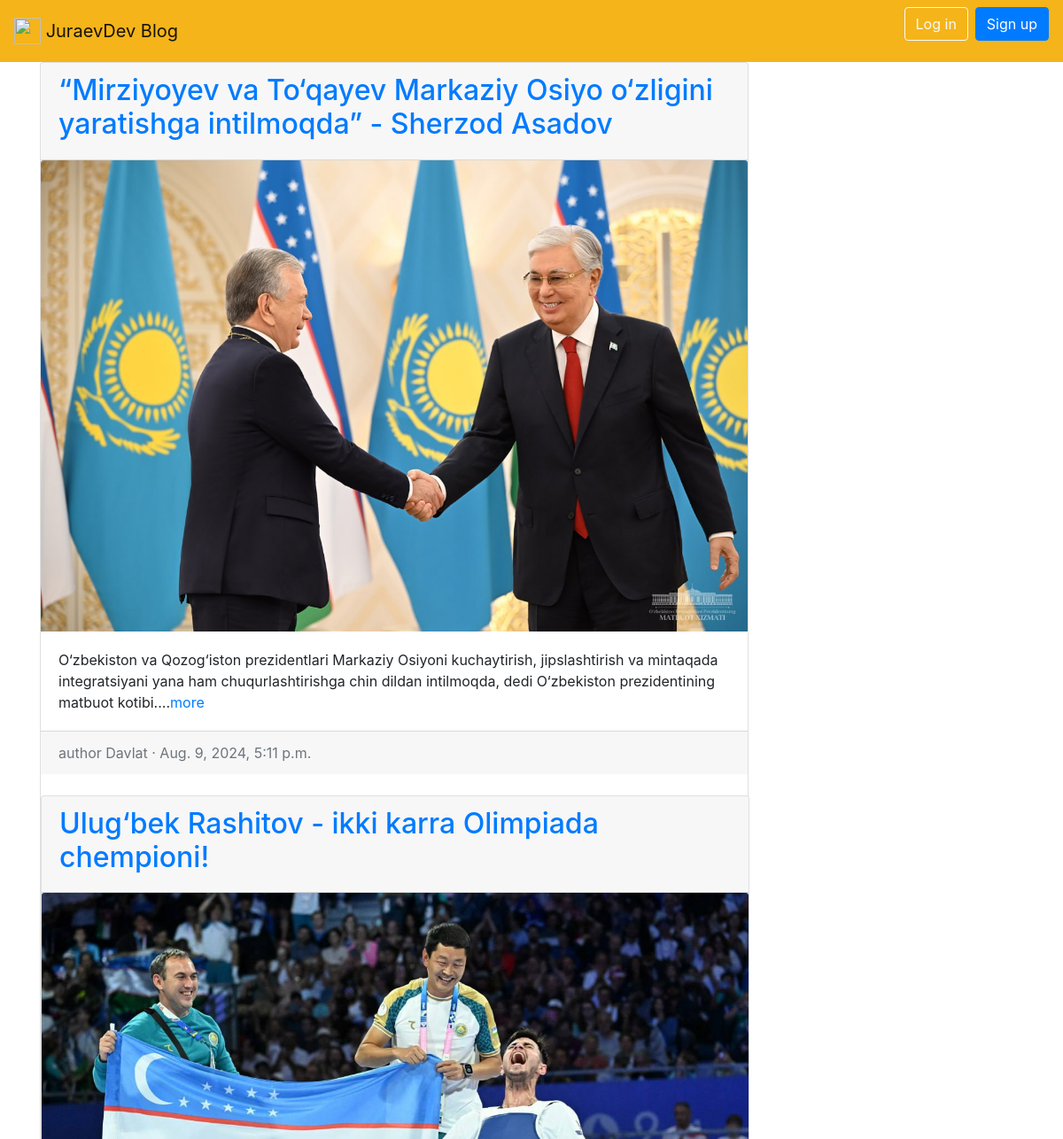
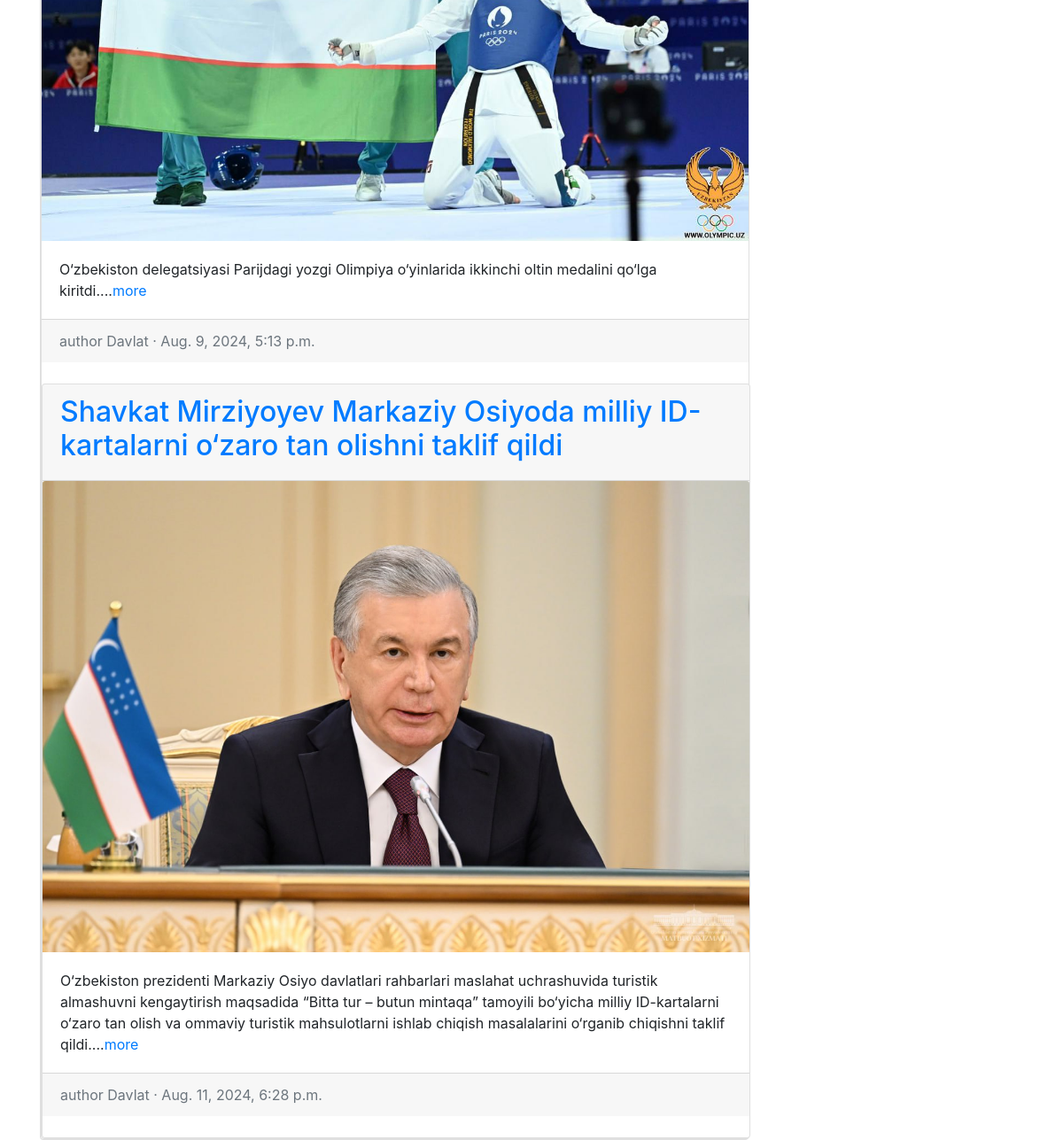
The app's page /articles/ with its own data (2 pictures, top to bottom).
### articles/models.py (models this page shows, shortened)
class Article(models.Model):
    title = models.CharField(max_length=255)
    summary = models.CharField(max_length=400, blank=True)
    body = RichTextField()
    photo = models.ImageField(upload_to='images/', blank=True)
    date = models.DateTimeField(auto_now_add=True)
    author = models.ForeignKey(
        get_user_model(),
        on_delete=models.CASCADE,
    )

### accounts/models.py (models this page shows)
class CustomUser(AbstractUser):
    age = models.PositiveIntegerField(null=True, blank=True)

### articles/views.py (the view)
# urls.py: path('', ArticlelistView.as_view(), name='article_list'),
class ArticlelistView(ListView):
    model = Article
    template_name = 'article_list.html'

### templates/article_list.html (shortened to what this page needs)
{% extends 'base.html' %}
{% block content %}
    {% for article in object_list %}
        <div class="card" style="width: 50rem;">
            <div class="card-header">
                <span class="font-weight-bold"><a href="{% url 'article_detail' article.pk  %}"><h2>{{ article.title }}</h2></a></span>
            </div>
            {% if article.photo %}
                <img class="card-img-top" src="{{ article.photo.url }}" alt="{{ article.title }}">
                {% endif %}
                <div class="card-body">
                    {{ article.summary }}...<a href="{% url 'article_detail' article.pk  %}">more</a>
                </div>
                <div class="card-footer text-left text-muted">
                    <span class="text-muted">author {{ article.author | title }} &middot; {{ article.date }}</span>
                </div>
            <br />
        {% endfor %}
        </div>
{% endblock content %}

### templates/base.html (shortened to what this page needs)
<!DOCTYPE html>
<html lang="en">
<head>
    <link rel="stylesheet" href="https://cdn.jsdelivr.net/npm/bootstrap@4.5.3/dist/css/bootstrap.min.css">
</head>
<body>
    <nav class="navbar navbar-expand-lg navbar-light" style="background-color: #f4b41a;">
        <a class="navbar-brand" href="{% url 'home' %}">
        <img src="#" alt="" width="30" height="30" class="d-inline-block align-top">
        JuraevDev Blog
        </a>
        <div class="collapse navbar-collapse" id="navbarSupportedContent">
            {% if user.is_authenticated %}
          <ul class="navbar-nav ml-auto">
            <li class="nav-item">
              <a class="nav-link dropdown-toggle" href="#"
              id="navbarDropdown" role="button" data-toggle="dropdown"
              aria-haspopup="true" aria-expanded="false">
                {{ user.username | title }}
              </a>
              <div class="dropdown-menu dropdown-menu-lg-right" aria-labelledby="navbarDropdown">
                <a class="dropdown-item" href="{% url 'article_new' %}">New Post</a>
                <div class="dropdown-divider"></div>
                <a class="dropdown-item" href="{% url 'password_change' %}">Change password</a>
                <div class="dropdown-divider"></div>
                <a class="dropdown-item" href="{% url 'logout' %}">Leave</a>
              </div>
            </li>
          </ul>
          {% else %}
          <form class="form-inline ml-auto">
            <a href="{% url 'login' %}" class="btn btn-outline-light">Log in</a>
            <a href="{% url 'signup' %}" class="btn btn-primary ml-2">Sign up</a>
          </form>
          {% endif %}
        </div>
      </nav>
    <main>
        <div class="container">
        {% block content %}
        {% endblock content %}
        </div>
    </main>
</body>
</html>

### records on screen
Article: title "“Mirziyoyev va To‘qayev Markaziy Osiyo o‘zligini yaratishga intilmoqda” - Sherzod Asadov", photo (picture), summary "O‘zbekiston va Qozog‘iston prezidentlari Markaziy Osiyoni kuchaytirish, jipslashtirish va mintaqada integratsiyani yana ham chuqurlashtirishga chin dildan intilmoqda, dedi O‘zbekiston prezidentining matbuot kotibi.", author "Davlat", date "Aug. 9, 2024, 5:11 p.m."
Article: title "Ulug‘bek Rashitov - ikki karra Olimpiada chempioni!", photo (picture), summary "O‘zbekiston delegatsiyasi Parijdagi yozgi Olimpiya o‘yinlarida ikkinchi oltin medalini qo‘lga kiritdi.", author "Davlat", date "Aug. 9, 2024, 5:13 p.m."
Article: title "Shavkat Mirziyoyev Markaziy Osiyoda milliy ID-kartalarni o‘zaro tan olishni taklif qildi", photo (picture), summary "O‘zbekiston prezidenti Markaziy Osiyo davlatlari rahbarlari maslahat uchrashuvida turistik almashuvni kengaytirish maqsadida “Bitta tur – butun mintaqa” tamoyili bo‘yicha milliy ID-kartalarni o‘zaro tan olish va ommaviy turistik mahsulotlarni ishlab chiqish masalalarini o‘rganib chiqishni taklif qildi.", author "Davlat", date "Aug. 11, 2024, 6:28 p.m."
